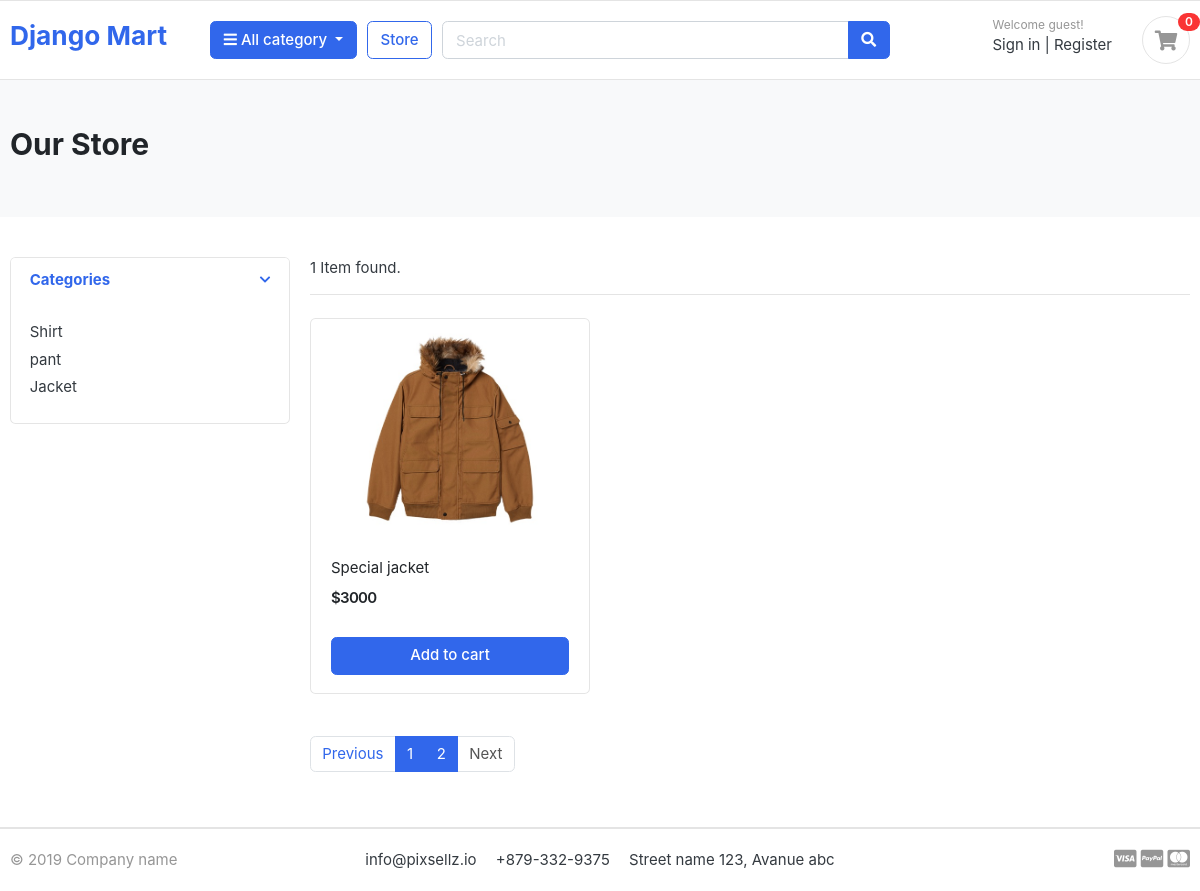
The page /store/?page=2 on the database as committed earlier.
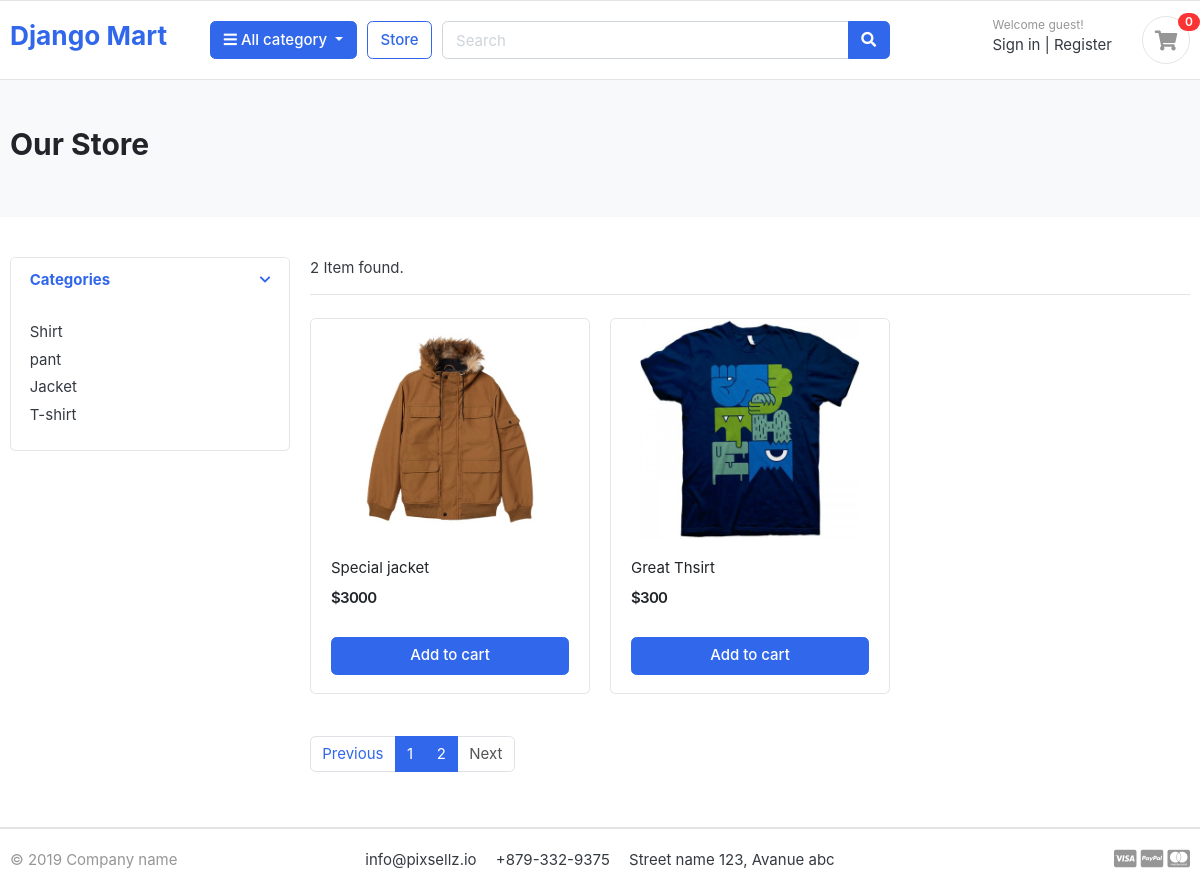
The same page on the database as committed later.
### category/models.py (models this page shows, shortened)
class Category(models.Model):
    category_name = models.CharField(max_length=50, unique=True)
    slug = models.SlugField(max_length=100, unique=True)
    description = models.TextField(max_length=255, blank=True)
    cart_image = models.ImageField(upload_to='photos/categories', blank=True)

### store/models.py (models this page shows, shortened)
class Product(models.Model):
    product_name = models.CharField(max_length=100, unique=True)
    slug = models.SlugField(max_length=200, unique=True)
    description = models.TextField(max_length=500, blank=True)
    price = models.IntegerField()
    images = models.ImageField(upload_to='photos/products')
    stock = models.IntegerField()
    is_available = models.BooleanField(default=True)
    category = models.ForeignKey(Category, on_delete=models.CASCADE)
    created_date = models.DateTimeField(auto_now_add=True)
    modified_date = models.DateTimeField(auto_now=True)

### store/views.py (the view)
# urls.py: path('store/', include('store.urls')),
def store(request, category_slug=None):
    if category_slug:
        category = get_object_or_404(Category, slug=category_slug)
        products = Product.objects.filter(is_available=True, category=category)
        page = request.GET.get('page')
        paginator = Paginator(products, 2)
        paged_product = paginator.get_page(page)
    else:
        products = Product.objects.filter(is_available=True)
        paginator = Paginator(products, 2)
        page = request.GET.get('page')
        paged_product = paginator.get_page(page)
    categories = Category.objects.all()
    context = {'products': paged_product, 'categories': categories}
    return render(request, 'store/store.html', context)

### store/templates/store/store.html
{%extends 'base.html'%}
{%block body %}
<section class="section-pagetop bg">
	<div class="container">
		<h2 class="title-page">Our Store</h2>
	</div>
</section>
<section class="section-content padding-y">
	<div class="container">
		<div class="row">
			<aside class="col-md-3">
				<div class="card">
					<article class="filter-group">
						<header class="card-header">
							<a href="#" data-toggle="collapse" data-target="#collapse_1" aria-expanded="true" class="">
								<i class="icon-control fa fa-chevron-down"></i>
								<h6 class="title">Categories</h6>
							</a>
						</header>
						<div class="filter-content collapse show" id="collapse_1" style="">
							<div class="card-body">
								<ul class="list-menu">
									{% for i in categories %}
									<li><a href="{% url 'products_by_category' i.slug %}">{{i.category_name}} </a></li>
									{%endfor%}
								</ul>
							</div>
						</div>
					</article>
				</div>
			</aside>
			<main class="col-md-9">
				<header class="border-bottom mb-4 pb-3">
					<div class="form-inline">
						<span class="mr-md-auto">{{products|length}} Item found. </span>
					</div>
				</header>
				<div class="row">
					{% for item in products %}
					<div class="col-md-4">
						<figure class="card card-product-grid">
							<div class="img-wrap">
								<img src="{{item.images.url}}">
							</div>
							<figcaption class="info-wrap">
								<div class="fix-height">
									<a href="{% url 'product_detail' item.category.slug item.slug%}"
										class="title">{{item.product_name}}</a>
									<div class="price-wrap mt-2">
										<span class="price">${{item.price}}</span>
									</div>
								</div>
								<a href="#" class="btn btn-block btn-primary">Add to cart </a>
							</figcaption>
						</figure>
					</div>
					{%endfor %}
				</div>
				<nav class="mt-4" aria-label="Page navigation sample">
					<ul class="pagination">
						{%if products.has_previous%}
						<li class="page-item">
							<a class="page-link" href="?page={{products.previous_page_number}}">Previous</a>
						</li>
						{%else%}
						<li class="page-item disabled">
							<a class="page-link">Previous</a>
						</li>
						{%endif%}
						{% for i in products.paginator.page_range %}
						<li class="page-item active"><a class="page-link" href="?page={{i}}">{{i}}</a></li>
						{%endfor%}
						{%if products.has_next%}
						<li class="page-item">
							<a class="page-link" href="?page={{products.next_page_number}}">Next</a>
						</li>
						{%else%}
						<li class="page-item disabled">
							<a class="page-link">Next</a>
						</li>
						{%endif%}
					</ul>
				</nav>
			</main>
		</div>
	</div>
</section>
{%endblock%}

### templates/base.html (shortened to what this page needs)
<!DOCTYPE html>
{% load static %}
<html lang="en">
<head>
    <link href="{% static 'css/bootstrap.css'%}" rel="stylesheet" type="text/css" />
    <link href="{% static 'fonts/fontawesome/css/all.min.css'%}" type="text/css" rel="stylesheet" />
    <link href="{% static 'css/ui.css'%}" rel="stylesheet" type="text/css" />
    <link href="{% static 'css/responsive.css'%}" rel="stylesheet" media="only screen and (max-width: 1200px)" />
</head>
<body>
    <header class="section-header">
        <section class="header-main border-bottom">
            <div class="container">
                <div class="row align-items-center">
                    <div class="col-lg-2 col-md-3 col-6">
                        <a href="{% url 'home'%}" class="brand-wrap">
                            <h3>Django Mart</h3>
                        </a>
                    </div>
                    <div class="col-lg col-sm col-md col-6 flex-grow-0">
                        <div class="category-wrap dropdown d-inline-block float-right">
                            <button type="button" class="btn btn-primary dropdown-toggle" data-toggle="dropdown">
                                <i class="fa fa-bars"></i> All category
                            </button>
                        </div>
                    </div>
                    <a href="{% url 'store' %} " class="btn btn-outline-primary">Store</a>
                    <div class="col-lg col-md-6 col-sm-12 col">
                        <form action="#" class="search">
                            <div class="input-group w-100">
                                <input type="text" class="form-control" style="width: 60%" placeholder="Search" />
                                <div class="input-group-append">
                                    <button class="btn btn-primary" type="submit">
                                        <i class="fa fa-search"></i>
                                    </button>
                                </div>
                            </div>
                        </form>
                    </div>
                    <div class="col-lg-3 col-sm-6 col-8 order-2 order-lg-3">
                        <div class="d-flex justify-content-end mb-3 mb-lg-0">
                            <div class="widget-header">
                                <small class="title text-muted">Welcome guest!</small>
                                <div>
                                    <a href="{% url 'login'%}">Sign in</a>
                                    <span class="dark-transp"> | </span>
                                    <a href="{% url 'register'%}"> Register</a>
                                </div>
                            </div>
                            <a href="{% url 'cart'%}" class="widget-header pl-3 ml-3">
                                <div class="icon icon-sm rounded-circle border">
                                    <i class="fa fa-shopping-cart"></i>
                                </div>
                                <span class="badge badge-pill badge-danger notify">0</span>
                            </a>
                        </div>
                    </div>
                </div>
            </div>
        </section>
    </header>
    {% block body %}
    {% endblock %}
    <footer class="section-footer border-top">
        <div class="container">
            <section class="footer-bottom border-top row">
                <div class="col-md-2">
                    <p class="text-muted"> &copy 2019 Company name </p>
                </div>
                <div class="col-md-8 text-md-center">
                    <span class="px-2">info@pixsellz.io</span>
                    <span class="px-2">+879-332-9375</span>
                    <span class="px-2">Street name 123, Avanue abc</span>
                </div>
                <div class="col-md-2 text-md-right text-muted">
                    <i class="fab fa-lg fa-cc-visa"></i>
                    <i class="fab fa-lg fa-cc-paypal"></i>
                    <i class="fab fa-lg fa-cc-mastercard"></i>
                </div>
            </section>
        </div>
    </footer>
</body>
</html>

### static/css/ui.css (style rules this page uses)
html { font-family: "Inter", sans-serif; font-size: 15px; }
.img-wrap { text-align: center; display: block; }
.img-wrap img { max-width: 100%; }
.price-wrap { letter-spacing: -0.7px; }
.icon-xs, .icon-sm, .icon-md, .icon-lg { display: inline-block; text-align: center; flex-shrink: 0; flex-grow: 0; }
.icon-sm { width: 48px; height: 48px; line-height: 48px !important; font-size: 20px; }
.padding-y { padding-top: 40px; padding-bottom: 40px; }
figure { margin-bottom: 0; }
article:after, .form-group:after { display: block; clear: both; content: ""; }
.bg { background-color: #f8f9fa; }
.title-page { color: #212529; }
p:last-child { margin-bottom: 0; }
.header-main { position: relative; padding-top: 1rem; padding-bottom: 1rem; }
.widget-header { display: inline-block; vertical-align: middle; position: relative; }
.widget-header a { color: #343a40; }
.widget-header i { color: #969696; }
.widget-header .title { display: block; }
.widget-header .notify { position: absolute; top: -3px; right: -10px; }
.footer-bottom { padding-top: 20px; padding-bottom: 20px; }
[class*=list-] li:after { visibility: hidden; display: block; content: ""; overflow: hidden; height: 0; clear: both; }
.list-menu { list-style: none; margin: 0; padding-left: 0; }
.list-menu li { margin-bottom: 5px; }
.list-menu a { color: #343a40; }
[class*=card-product] a.title { color: #212529; display: block; }
[class*=card-product] .img-wrap { overflow: hidden; position: relative; }
[class*=card-product] .img-wrap img { height: 100%; max-width: 100%; width: auto; display: inline-block; -o-object-fit: cover; object-fit: cover; }
.card-product-grid { margin-bottom: 20px; }
.card-product-grid .img-wrap { border-radius: 0.2rem 0.2rem 0 0; height: 220px; }
.card-product-grid .info-wrap { overflow: hidden; padding: 18px 20px; }
.card-product-grid .fix-height { height: 80px; overflow: hidden; }
.card .img-wrap { overflow: hidden; }
.notify { position: absolute; top: -4px; right: -10px; display: inline-block; padding: 0.25em 0.6em; font-size: 12px; line-height: 1; text-align: center; border-radius: 3rem; color: #fff; background-color: #fa3434; }
.price { font-weight: 600; color: #212529; }
.icon-control { margin-top: 5px; float: right; font-size: 80%; }
.card-header .title { margin-bottom: 0; line-height: 1.5; }
.filter-group { border-bottom: 1px solid #e4e4e4; }
.filter-group .card-header { border-bottom: 0; }
.filter-group:last-child { border-bottom: 0; }
.section-pagetop { padding: 45px 0; }

Rows that differ between the two databases and show on the page:
added Category: category_name "T-shirt"
added Product: images (picture), product_name "Great Thsirt", price "300"
Other text that changed with them:
{{ products|length }}: "1" → "2"
